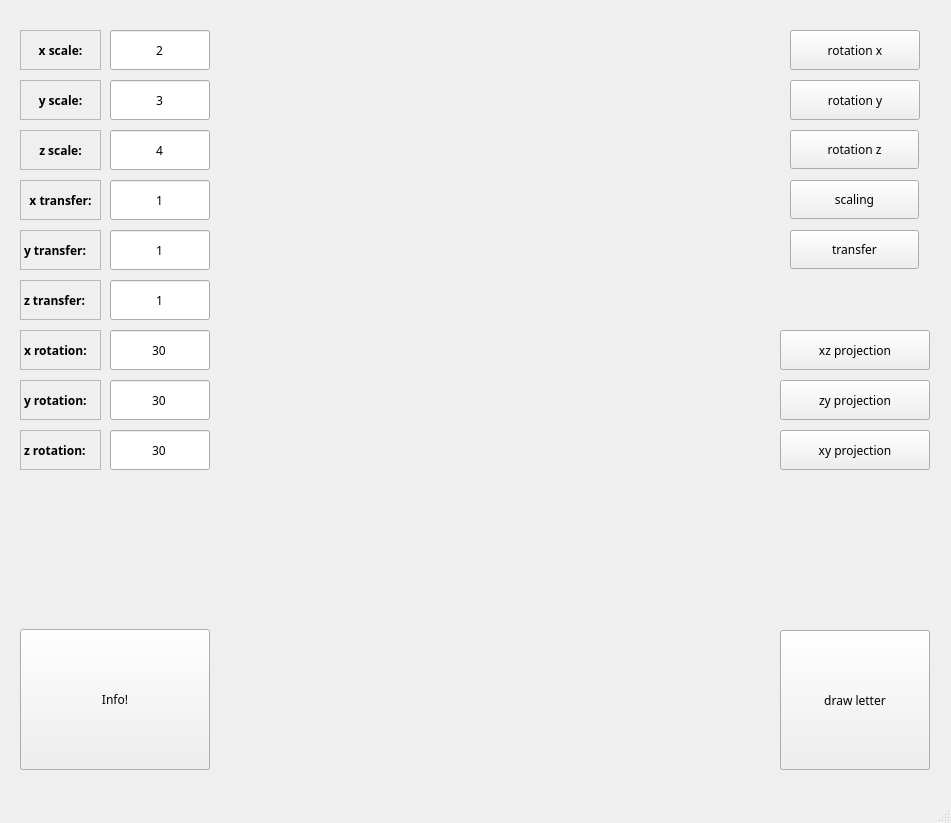
<?xml version="1.0" encoding="UTF-8"?>
<ui version="4.0">
 <class>MainWindow</class>
 <widget class="QMainWindow" name="MainWindow">
  <property name="geometry">
   <rect>
    <x>0</x>
    <y>0</y>
    <width>951</width>
    <height>823</height>
   </rect>
  </property>
  <property name="windowTitle">
   <string>MainWindow</string>
  </property>
  <widget class="QWidget" name="centralwidget">
   <widget class="QLabel" name="label_4">
    <property name="geometry">
     <rect>
      <x>20</x>
      <y>180</y>
      <width>81</width>
      <height>40</height>
     </rect>
    </property>
    <property name="font">
     <font>
      <family>Trebuchet MS</family>
      <pointsize>9</pointsize>
      <bold>true</bold>
     </font>
    </property>
    <property name="frameShape">
     <enum>QFrame::StyledPanel</enum>
    </property>
    <property name="text">
     <string>x transfer:</string>
    </property>
    <property name="alignment">
     <set>Qt::AlignCenter</set>
    </property>
   </widget>
   <widget class="QPushButton" name="pushButton">
    <property name="geometry">
     <rect>
      <x>780</x>
      <y>430</y>
      <width>150</width>
      <height>40</height>
     </rect>
    </property>
    <property name="font">
     <font>
      <family>Arial Rounded MT Bold</family>
     </font>
    </property>
    <property name="text">
     <string>xy projection</string>
    </property>
   </widget>
   <widget class="QPushButton" name="pushButton_2">
    <property name="geometry">
     <rect>
      <x>780</x>
      <y>330</y>
      <width>150</width>
      <height>40</height>
     </rect>
    </property>
    <property name="font">
     <font>
      <family>Arial Rounded MT Bold</family>
     </font>
    </property>
    <property name="text">
     <string>xz projection</string>
    </property>
   </widget>
   <widget class="QLabel" name="label_3">
    <property name="geometry">
     <rect>
      <x>20</x>
      <y>130</y>
      <width>81</width>
      <height>40</height>
     </rect>
    </property>
    <property name="font">
     <font>
      <family>Trebuchet MS</family>
      <pointsize>9</pointsize>
      <bold>true</bold>
     </font>
    </property>
    <property name="frameShape">
     <enum>QFrame::StyledPanel</enum>
    </property>
    <property name="text">
     <string>z scale:</string>
    </property>
    <property name="alignment">
     <set>Qt::AlignCenter</set>
    </property>
   </widget>
   <widget class="QPushButton" name="pushButton_5">
    <property name="geometry">
     <rect>
      <x>790</x>
      <y>230</y>
      <width>129</width>
      <height>39</height>
     </rect>
    </property>
    <property name="font">
     <font>
      <family>Arial Rounded MT Bold</family>
     </font>
    </property>
    <property name="text">
     <string>transfer</string>
    </property>
   </widget>
   <widget class="QLineEdit" name="lineEdit_6">
    <property name="geometry">
     <rect>
      <x>110</x>
      <y>280</y>
      <width>100</width>
      <height>40</height>
     </rect>
    </property>
    <property name="font">
     <font>
      <family>Arial Rounded MT Bold</family>
     </font>
    </property>
    <property name="text">
     <string>1</string>
    </property>
    <property name="alignment">
     <set>Qt::AlignCenter</set>
    </property>
   </widget>
   <widget class="QPushButton" name="pushButton_8">
    <property name="geometry">
     <rect>
      <x>790</x>
      <y>130</y>
      <width>129</width>
      <height>39</height>
     </rect>
    </property>
    <property name="font">
     <font>
      <family>Arial Rounded MT Bold</family>
     </font>
    </property>
    <property name="text">
     <string>rotation z</string>
    </property>
   </widget>
   <widget class="QPushButton" name="pushButton_6">
    <property name="geometry">
     <rect>
      <x>790</x>
      <y>30</y>
      <width>130</width>
      <height>40</height>
     </rect>
    </property>
    <property name="font">
     <font>
      <family>Arial Rounded MT Bold</family>
     </font>
    </property>
    <property name="text">
     <string>rotation x</string>
    </property>
   </widget>
   <widget class="QLineEdit" name="lineEdit_5">
    <property name="geometry">
     <rect>
      <x>110</x>
      <y>230</y>
      <width>100</width>
      <height>40</height>
     </rect>
    </property>
    <property name="font">
     <font>
      <family>Arial Rounded MT Bold</family>
     </font>
    </property>
    <property name="text">
     <string>1</string>
    </property>
    <property name="alignment">
     <set>Qt::AlignCenter</set>
    </property>
   </widget>
   <widget class="QLabel" name="label_5">
    <property name="geometry">
     <rect>
      <x>20</x>
      <y>230</y>
      <width>81</width>
      <height>40</height>
     </rect>
    </property>
    <property name="font">
     <font>
      <family>Trebuchet MS</family>
      <pointsize>9</pointsize>
      <bold>true</bold>
     </font>
    </property>
    <property name="frameShape">
     <enum>QFrame::StyledPanel</enum>
    </property>
    <property name="text">
     <string>y transfer:</string>
    </property>
   </widget>
   <widget class="QPushButton" name="pushButton_11">
    <property name="geometry">
     <rect>
      <x>20</x>
      <y>629</y>
      <width>190</width>
      <height>141</height>
     </rect>
    </property>
    <property name="font">
     <font>
      <family>Arial Rounded MT Bold</family>
     </font>
    </property>
    <property name="text">
     <string>Info!</string>
    </property>
   </widget>
   <widget class="QLabel" name="label_8">
    <property name="geometry">
     <rect>
      <x>20</x>
      <y>380</y>
      <width>81</width>
      <height>40</height>
     </rect>
    </property>
    <property name="font">
     <font>
      <family>Trebuchet MS</family>
      <pointsize>9</pointsize>
      <bold>true</bold>
     </font>
    </property>
    <property name="frameShape">
     <enum>QFrame::StyledPanel</enum>
    </property>
    <property name="text">
     <string>y rotation:</string>
    </property>
   </widget>
   <widget class="QLabel" name="label_6">
    <property name="geometry">
     <rect>
      <x>20</x>
      <y>280</y>
      <width>81</width>
      <height>40</height>
     </rect>
    </property>
    <property name="font">
     <font>
      <family>Trebuchet MS</family>
      <pointsize>9</pointsize>
      <bold>true</bold>
     </font>
    </property>
    <property name="frameShape">
     <enum>QFrame::StyledPanel</enum>
    </property>
    <property name="text">
     <string>z transfer:</string>
    </property>
   </widget>
   <widget class="QLineEdit" name="lineEdit_2">
    <property name="geometry">
     <rect>
      <x>110</x>
      <y>80</y>
      <width>100</width>
      <height>40</height>
     </rect>
    </property>
    <property name="font">
     <font>
      <family>Arial Rounded MT Bold</family>
     </font>
    </property>
    <property name="text">
     <string>3</string>
    </property>
    <property name="alignment">
     <set>Qt::AlignCenter</set>
    </property>
   </widget>
   <widget class="QLineEdit" name="lineEdit_7">
    <property name="geometry">
     <rect>
      <x>110</x>
      <y>330</y>
      <width>100</width>
      <height>40</height>
     </rect>
    </property>
    <property name="font">
     <font>
      <family>Arial Rounded MT Bold</family>
     </font>
    </property>
    <property name="text">
     <string>30</string>
    </property>
    <property name="alignment">
     <set>Qt::AlignCenter</set>
    </property>
   </widget>
   <widget class="QLabel" name="label">
    <property name="geometry">
     <rect>
      <x>20</x>
      <y>30</y>
      <width>81</width>
      <height>40</height>
     </rect>
    </property>
    <property name="font">
     <font>
      <family>Trebuchet MS</family>
      <pointsize>9</pointsize>
      <bold>true</bold>
     </font>
    </property>
    <property name="frameShape">
     <enum>QFrame::StyledPanel</enum>
    </property>
    <property name="text">
     <string>x scale:</string>
    </property>
    <property name="alignment">
     <set>Qt::AlignCenter</set>
    </property>
   </widget>
   <widget class="QPushButton" name="pushButton_4">
    <property name="geometry">
     <rect>
      <x>790</x>
      <y>180</y>
      <width>129</width>
      <height>39</height>
     </rect>
    </property>
    <property name="font">
     <font>
      <family>Arial Rounded MT Bold</family>
     </font>
    </property>
    <property name="text">
     <string>scaling</string>
    </property>
   </widget>
   <widget class="QLabel" name="label_9">
    <property name="geometry">
     <rect>
      <x>20</x>
      <y>430</y>
      <width>81</width>
      <height>40</height>
     </rect>
    </property>
    <property name="font">
     <font>
      <family>Trebuchet MS</family>
      <pointsize>9</pointsize>
      <bold>true</bold>
     </font>
    </property>
    <property name="frameShape">
     <enum>QFrame::StyledPanel</enum>
    </property>
    <property name="text">
     <string>z rotation:</string>
    </property>
   </widget>
   <widget class="QPushButton" name="pushButton_7">
    <property name="geometry">
     <rect>
      <x>790</x>
      <y>80</y>
      <width>130</width>
      <height>40</height>
     </rect>
    </property>
    <property name="font">
     <font>
      <family>Arial Rounded MT Bold</family>
     </font>
    </property>
    <property name="text">
     <string>rotation y</string>
    </property>
   </widget>
   <widget class="QLineEdit" name="lineEdit_3">
    <property name="geometry">
     <rect>
      <x>110</x>
      <y>130</y>
      <width>100</width>
      <height>40</height>
     </rect>
    </property>
    <property name="font">
     <font>
      <family>Arial Rounded MT Bold</family>
     </font>
    </property>
    <property name="text">
     <string>4</string>
    </property>
    <property name="alignment">
     <set>Qt::AlignCenter</set>
    </property>
   </widget>
   <widget class="QLabel" name="label_2">
    <property name="geometry">
     <rect>
      <x>20</x>
      <y>80</y>
      <width>81</width>
      <height>40</height>
     </rect>
    </property>
    <property name="font">
     <font>
      <family>Trebuchet MS</family>
      <pointsize>9</pointsize>
      <bold>true</bold>
     </font>
    </property>
    <property name="frameShape">
     <enum>QFrame::StyledPanel</enum>
    </property>
    <property name="text">
     <string>y scale:</string>
    </property>
    <property name="alignment">
     <set>Qt::AlignCenter</set>
    </property>
   </widget>
   <widget class="letter" name="widget" native="true">
    <property name="geometry">
     <rect>
      <x>230</x>
      <y>0</y>
      <width>541</width>
      <height>771</height>
     </rect>
    </property>
   </widget>
   <widget class="QLineEdit" name="lineEdit_8">
    <property name="geometry">
     <rect>
      <x>110</x>
      <y>380</y>
      <width>100</width>
      <height>40</height>
     </rect>
    </property>
    <property name="font">
     <font>
      <family>Arial Rounded MT Bold</family>
     </font>
    </property>
    <property name="text">
     <string>30</string>
    </property>
    <property name="alignment">
     <set>Qt::AlignCenter</set>
    </property>
   </widget>
   <widget class="QPushButton" name="pushButton_9">
    <property name="geometry">
     <rect>
      <x>780</x>
      <y>630</y>
      <width>150</width>
      <height>140</height>
     </rect>
    </property>
    <property name="font">
     <font>
      <family>Arial Rounded MT Bold</family>
     </font>
    </property>
    <property name="text">
     <string>draw letter</string>
    </property>
   </widget>
   <widget class="QLineEdit" name="lineEdit_4">
    <property name="geometry">
     <rect>
      <x>110</x>
      <y>180</y>
      <width>100</width>
      <height>40</height>
     </rect>
    </property>
    <property name="font">
     <font>
      <family>Arial Rounded MT Bold</family>
     </font>
    </property>
    <property name="text">
     <string>1</string>
    </property>
    <property name="alignment">
     <set>Qt::AlignCenter</set>
    </property>
   </widget>
   <widget class="QLineEdit" name="lineEdit_9">
    <property name="geometry">
     <rect>
      <x>110</x>
      <y>430</y>
      <width>100</width>
      <height>40</height>
     </rect>
    </property>
    <property name="font">
     <font>
      <family>Arial Rounded MT Bold</family>
     </font>
    </property>
    <property name="text">
     <string>30</string>
    </property>
    <property name="alignment">
     <set>Qt::AlignCenter</set>
    </property>
   </widget>
   <widget class="QLineEdit" name="lineEdit">
    <property name="geometry">
     <rect>
      <x>110</x>
      <y>30</y>
      <width>100</width>
      <height>40</height>
     </rect>
    </property>
    <property name="font">
     <font>
      <family>Arial Rounded MT Bold</family>
     </font>
    </property>
    <property name="text">
     <string>2</string>
    </property>
    <property name="alignment">
     <set>Qt::AlignCenter</set>
    </property>
   </widget>
   <widget class="QPushButton" name="pushButton_3">
    <property name="geometry">
     <rect>
      <x>780</x>
      <y>380</y>
      <width>150</width>
      <height>40</height>
     </rect>
    </property>
    <property name="font">
     <font>
      <family>Arial Rounded MT Bold</family>
     </font>
    </property>
    <property name="text">
     <string>zy projection</string>
    </property>
   </widget>
   <widget class="QLabel" name="label_7">
    <property name="geometry">
     <rect>
      <x>20</x>
      <y>330</y>
      <width>81</width>
      <height>40</height>
     </rect>
    </property>
    <property name="font">
     <font>
      <family>Trebuchet MS</family>
      <pointsize>9</pointsize>
      <bold>true</bold>
     </font>
    </property>
    <property name="frameShape">
     <enum>QFrame::StyledPanel</enum>
    </property>
    <property name="text">
     <string>x rotation:</string>
    </property>
   </widget>
  </widget>
  <widget class="QMenuBar" name="menubar">
   <property name="geometry">
    <rect>
     <x>0</x>
     <y>0</y>
     <width>951</width>
     <height>26</height>
    </rect>
   </property>
  </widget>
  <widget class="QStatusBar" name="statusbar"/>
  <action name="actionLetter_colour">
   <property name="text">
    <string>Letter colour</string>
   </property>
  </action>
  <action name="actionInfo">
   <property name="text">
    <string>Info!</string>
   </property>
  </action>
  <action name="actionexit">
   <property name="text">
    <string>exit</string>
   </property>
   <property name="menuRole">
    <enum>QAction::QuitRole</enum>
   </property>
  </action>
 </widget>
 <customwidgets>
  <customwidget>
   <class>letter</class>
   <extends>QWidget</extends>
   <header>letter.h</header>
   <container>1</container>
  </customwidget>
 </customwidgets>
 <resources/>
 <connections/>
</ui>
